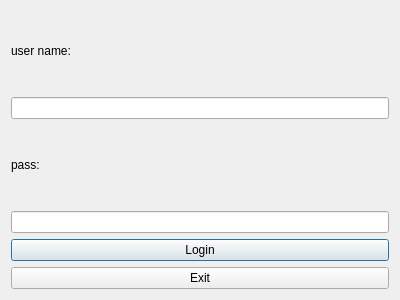
<?xml version="1.0" encoding="UTF-8"?>
<ui version="4.0">
 <class>LoginDialog</class>
 <widget class="QDialog" name="LoginDialog">
  <property name="geometry">
   <rect>
    <x>0</x>
    <y>0</y>
    <width>400</width>
    <height>300</height>
   </rect>
  </property>
  <property name="windowTitle">
   <string>Dialog</string>
  </property>
  <layout class="QVBoxLayout" name="verticalLayout">
   <item>
    <widget class="QLabel" name="label">
     <property name="text">
      <string>user name:</string>
     </property>
    </widget>
   </item>
   <item>
    <widget class="QLineEdit" name="leUsername"/>
   </item>
   <item>
    <widget class="QLabel" name="label_2">
     <property name="text">
      <string>pass:</string>
     </property>
    </widget>
   </item>
   <item>
    <widget class="QLineEdit" name="lePassword">
     <property name="echoMode">
      <enum>QLineEdit::EchoMode::Password</enum>
     </property>
    </widget>
   </item>
   <item>
    <widget class="QPushButton" name="btnLogin">
     <property name="text">
      <string>Login</string>
     </property>
    </widget>
   </item>
   <item>
    <widget class="QPushButton" name="btnExit">
     <property name="text">
      <string>Exit</string>
     </property>
    </widget>
   </item>
  </layout>
 </widget>
 <resources/>
 <connections/>
</ui>
